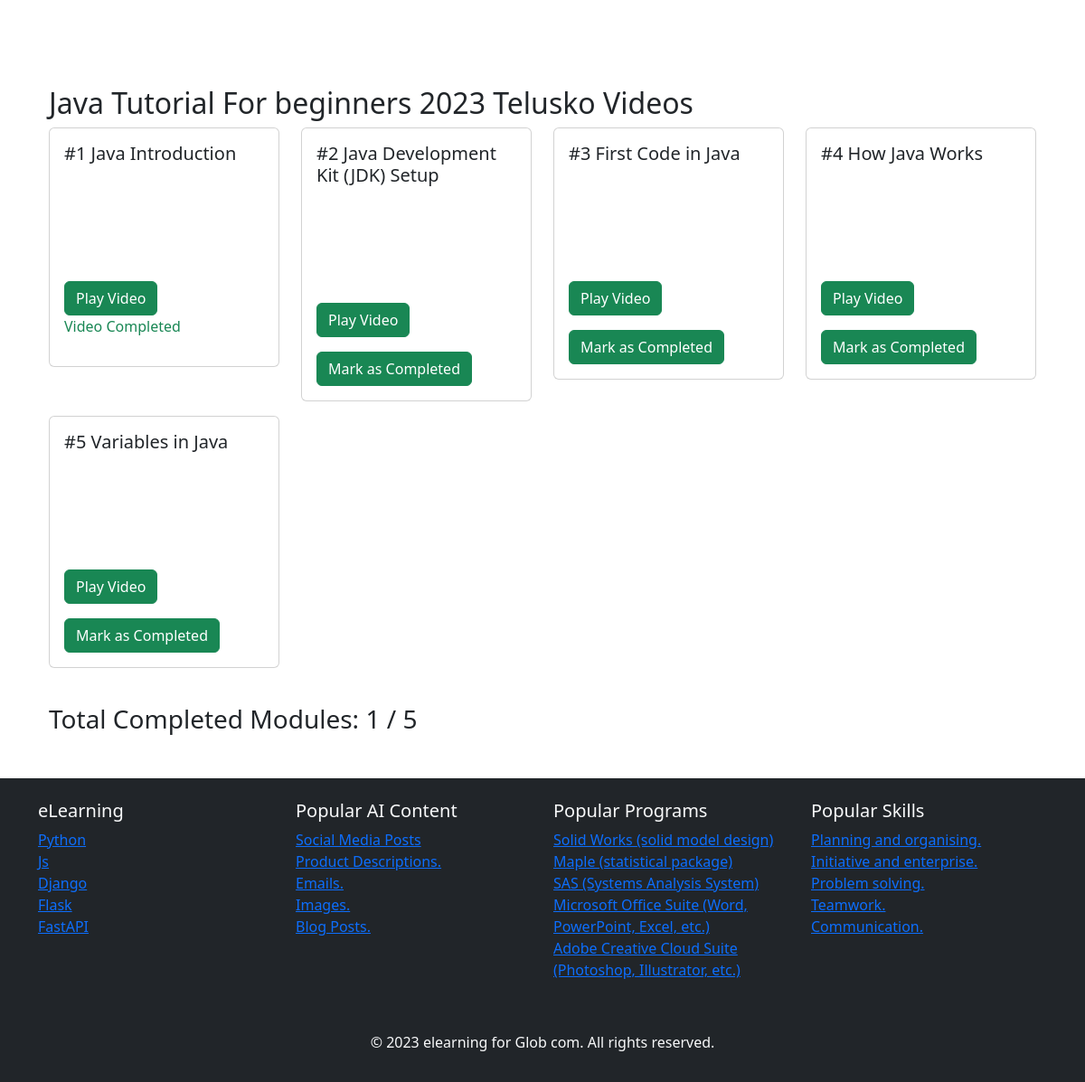
Before: /20/videos/ (signed in, lower part) with the older database file.
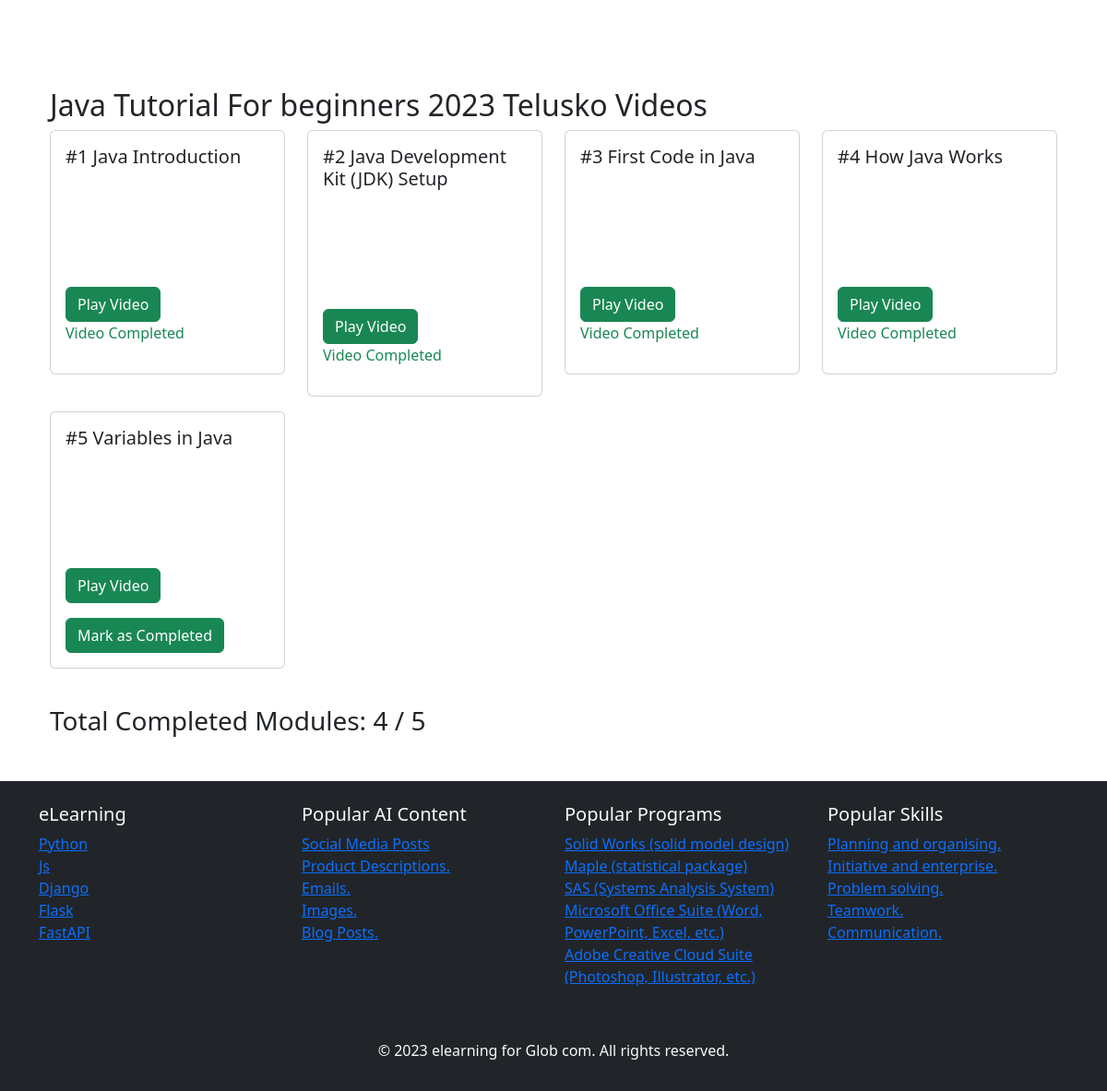
After: the same page with the newer database file.
### Course/models.py (models this page shows, shortened)
class Video(models.Model):
    course = models.ForeignKey(Course, on_delete=models.CASCADE)
    title = models.CharField(max_length=255)
    video_url = models.URLField()
    is_free = models.BooleanField(default=False)
    category = models.ForeignKey(VideoCategory, on_delete=models.CASCADE)
    order = models.PositiveIntegerField()

class Progress(models.Model):
    user = models.ForeignKey(CustomUser, on_delete=models.CASCADE)
    course = models.ForeignKey(Course, on_delete=models.CASCADE)
    completed_modules = models.PositiveIntegerField(default=0)
    video = models.ForeignKey(Video, on_delete=models.CASCADE, null=True)

### Course/views.py (the view)
# urls.py: path('<int:course_id>/videos/', course_videos, name='course_videos'),
@login_required(login_url='login')
def course_videos(request, course_id):
    try:
        course = get_object_or_404(Course, id=course_id)
        videos = Video.objects.filter(course=course).order_by('order')
        progress, created = Progress.objects.get_or_create(user=request.user, course=course)
        remaining= course.total_modules - progress.completed_modules
        completed_videos = CompletedModules.objects.filter(progress=progress, video__in=videos).values_list('video_id', flat=True)
        context = {
            'course': course,
            'videos': videos,
            'progress': progress,
            'remaining':remaining,
            'completed_videos': completed_videos,
        }
        return render(request, 'course_videos.html', context)
    except Exception as e:
        return render(request, 'error.html', {'error_message': str(e)})

### Course/templates/course_videos.html (shortened to what this page needs)
{% extends 'base.html' %}
{% block content %}
  <div class="container mt-4">
    <div id="myPlot" style="height: 500px;"></div>
    <h2 class="mt-4">{{ course.title }} Videos</h2>
    <div class="row">
      {% for video in videos %}
        <div class="col-md-3">
          <div class="card mb-3">
            <div class="card-body">
              <h5 class="card-title">{{ video.title }}</h5>
              <iframe width="265" height="115" src="{{ video.video_url }}" frameborder="0" allowfullscreen></iframe>
              <div class="embed-responsive embed-responsive-16by9">
                <button type="button" class="btn btn-success" data-bs-toggle="modal" data-bs-target="#videoModal{{ video.id }}">
                  Play Video
                </button>
              </div>
              {% if video.id in completed_videos %}
              <p class="text-success">Video Completed</p>
            {% else %}
              <a href="{% url 'course:update_progress' course_id=course.id video_id=video.id %}" class="btn btn-success mt-3">Mark as Completed</a>
            {% endif %}
            </div>
          </div>
        </div>
      {% endfor %}
    </div>
    <div class="mt-4">
      <h3>Total Completed Modules: {{ progress.completed_modules }} / {{ course.total_modules }}</h3>
    </div>
  </div>
{% endblock %}

Changed rows visible on the page:
computed for Video "#2 Java Development Kit (JDK) Setup": text "Mark as Completed" → "Video Completed"
computed for Video "#3 First Code in Java": text "Mark as Completed" → "Video Completed"
computed for Video "#4 How Java Works": text "Mark as Completed" → "Video Completed"
changed Progress: completed_modules "1" → "4"
